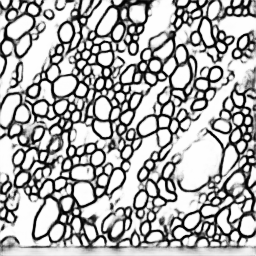
//> input picture 大津阈值法计数/Project1/1_predict.png, 256 x 256 px
$ ./main   (built with g++ and OpenCV 4)
//> lines starting //> are read from the running program, lines starting //| are printed output that depends on the picture; after the words box and inside, x2 and y2 are one past the last pixel; in counts of white or black regions, pixels touching at a corner belong together
#include "opencv2/opencv.hpp"
#include <iostream>
#include <vector>
#include <numeric>
#include <iterator>
#include <algorithm>
using namespace std;
using namespace cv;


//计数
int main(int argc, char* argv[])
{
	Mat srcImg = imread("1_predict.png");
//> srcImg is the input picture: 256 rows x 256 cols, CV_8UC3; min 0, max 254, mean 171.9
	namedWindow("src", WINDOW_NORMAL);
	imshow("src", srcImg);
	cvResizeWindow("src", 800, 800); //创建一个500*500大小的窗口
	Mat src_gray;
	cvtColor(srcImg, src_gray, CV_RGB2GRAY);//灰度转换
	Mat OTSUImg;
	threshold(src_gray, OTSUImg, 0, 255, THRESH_OTSU);   //OTSU法
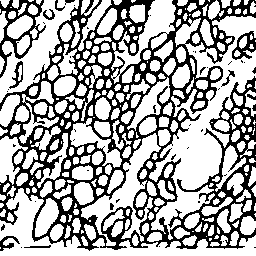
//> OTSUImg: 256 rows x 256 cols, CV_8UC1; 66.2% white; 48 black regions (35 under 20 px)
	// 连通区域计数
	vector<vector<Point>> contours;
	findContours(OTSUImg, contours, CV_RETR_EXTERNAL, CHAIN_APPROX_SIMPLE);
//> contours = 295 contours, 85 with area under 20; largest, box (x1, y1, x2, y2) and area: (149, 16, 256, 240) 7189, (0, 188, 256, 256) 3866, (0, 0, 79, 103) 2689, (81, 133, 161, 246) 2010, (111, 0, 176, 84) 1522

	vector<vector<Point> > contours_poly(contours.size()); //近似后的轮廓点集
//> contours_poly = 295 empty contours
	vector<Rect> boundRect(contours.size()); //包围点集的最小矩形vector
	vector<RotatedRect> box(contours.size()); //定义最小外接矩形集合
	vector<int> hull;   //定义凸包
	int k = 0;
	int a, b;
	Mat dst(srcImg.cols, srcImg.rows, CV_8UC(1), Scalar::all(0));
	for (size_t t = 0; t < contours.size(); t++) {
		approxPolyDP(Mat(contours[t]), contours_poly[t], 3, true);      //对多边形曲线做适当近似，contours_poly[i]是输出的近似点集
		convexHull(contours_poly[t], hull, true);     //计算凸包
		a = contours_poly[t].size();
		b = hull.size();
		//if (b/a > 0.7 &&a > 2)
		if (b / a > 0.7&&a > 0.5)
		{
			k += 1;
			drawContours(dst, contours, t, (255, 255, 255), -1, 8);
		}
		boundRect[t] = boundingRect(Mat(contours_poly[t]));         //计算并返回包围轮廓点集的最小矩形
		box[t] = minAreaRect(Mat(contours_poly[t]));  //计算每个轮廓最小外接矩形
	}
//> this loop made 295 passes
//> (hull, a, b) on passes 1 to 12: ([0], 1, 1), ([0, 1], 2, 2), ([0], 1, 1), ([0], 1, 1), ([0, 1, 2], 3, 3), ([0, 1, 2, 3], 4, 4), ([1, 0], 2, 2), ([0, 1, 2], 3, 3), ([0, 1, 2], 3, 3), ([0, 1, 2, 3], 4, 4), ([0, 1, 2, 3], 4, 4), ([0], 1, 1)
//> (a, b) on passes 61 to 66: (3, 3), (3, 3), (4, 4), (1, 1), (2, 2), (2, 2)
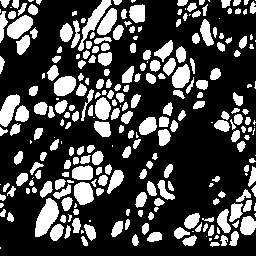
//> dst: 256 rows x 256 cols, CV_8UC1; 27.8% white; 269 white regions (53 under 20 px)
//> after the loop, contours_poly = 295 contours, 153 with area under 20; largest, box (x1, y1, x2, y2) and area: (149, 16, 256, 240) 7403, (0, 188, 256, 256) 3906, (0, 0, 79, 103) 2764, (81, 133, 161, 246) 2112, (111, 0, 175, 84) 1612; hull = [0, 1, 2]; k = 269; boundRect = 295 Rects (x, y, width, height), first 8: [0, 247, 1, 1], [210, 244, 10, 2], [211, 238, 1, 1], [206, 236, 1, 1], [82, 236, 6, 10], [221, 235, 7, 11], [214, 236, 5, 3], [182, 237, 15, 9]; box = 295 RotatedRects (x, y, width, height, angle), first 8: [0, 247, 0, 0, -90], [214.5, 244.5, 9.06, 0, -6.34], [211, 238, 0, 0, -90], [206, 236, 0, 0, -90], [83.18, 241.2, 3.01, 10.3, -29.05], [224.1, 240.3, 10.05, 5.27, -84.29], [216, 237, 4.47, 0, -26.57], [189.9, 242.2, 14.56, 6.59, -15.95]
	cout << "细胞总数" << k << endl;
//| 细胞总数269
	// [19 lines of commented-out code are left out]
	namedWindow("Contours", WINDOW_NORMAL);
	imshow("Contours", dst);
	cvResizeWindow("Contours", 800, 800); //创建一个500*500大小的窗口
	imwrite("Contours.jpg", dst);
	waitKey(0);
	return 0;
}

$ run again, with 大津阈值法计数/Project1/0_predict.png copied over 大津阈值法计数/Project1/1_predict.png
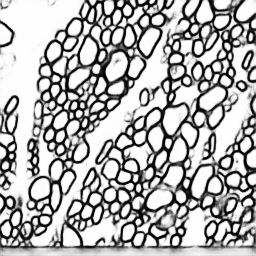
//> input picture 大津阈值法计数/Project1/0_predict.png, 256 x 256 px
//> srcImg is the input picture: 256 rows x 256 cols, CV_8UC3; min 0, max 254, mean 175.2
//> `threshold(src_gray, OTSUImg, 0, 255, THRESH_OTSU);`:
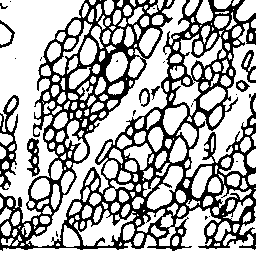
//> OTSUImg: 256 rows x 256 cols, CV_8UC1; 67.5% white; 23 black regions (14 under 20 px)
//> contours = 266 contours, 71 with area under 20; largest, box (x1, y1, x2, y2) and area: (0, 0, 85, 223) 7959, (26, 0, 190, 247) 4951, (0, 207, 256, 256) 2989, (186, 23, 256, 177) 2742, (172, 34, 226, 116) 1014
//> `vector<vector<Point> > contours_poly(contours.size());`: contours_poly = 266 empty contours
//> the loop `for (size_t t = 0; t < contours.size(); t++)` made 266 passes
//> (hull, a, b) on passes 1 to 8: ([0], 1, 1), ([0, 1], 2, 2), ([0, 1], 2, 2), ([0, 1], 2, 2), ([1, 0], 2, 2), ([0, 1, 2, 4], 5, 4), ([0, 1, 2], 3, 3), ([0, 1, 2], 3, 3)
//> after the loop `for (size_t t = 0; t < contours.size(); t++)`:
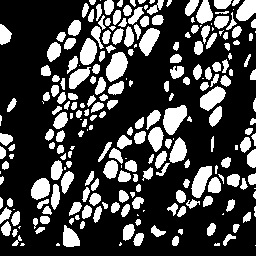
//> dst: 256 rows x 256 cols, CV_8UC1; 27.6% white; 243 white regions (43 under 20 px)
//> after the loop `for (size_t t = 0; t < contours.size(); t++)`: contours_poly = 266 contours, 117 with area under 20; largest, box (x1, y1, x2, y2) and area: (0, 0, 85, 223) 8034, (26, 0, 189, 247) 5147, (0, 207, 256, 256) 2950, (186, 23, 256, 177) 2822, (172, 34, 226, 116) 1091; hull = [0, 1, 25, 29, 30, 40]; k = 243; boundRect = 266 Rects (x, y, width, height), first 8: [255, 245, 1, 1], [214, 244, 6, 2], [56, 244, 4, 2], [20, 244, 5, 2], [119, 242, 2, 4], [1, 238, 13, 8], [173, 236, 6, 10], [12, 235, 10, 11]; box = 266 RotatedRects (x, y, width, height, angle), first 8: [255, 245, 0, 0, -90], [216.5, 244.5, 0, 5.1, -78.69], [57.5, 244.5, 0, 3.16, -71.57], [22, 244.5, 4.12, 0, -14.04], [119.5, 243.5, 3.16, 0, -71.57], [6.9, 241.6, 6.34, 11.68, -84.81], [176.5, 241.2, 9.85, 3.35, -66.04], [17.35, 241.3, 12.21, 4.51, -55.01]
//| 细胞总数243

$ run again, with 大津阈值法计数/Project1/2_predict.png copied over 大津阈值法计数/Project1/1_predict.png
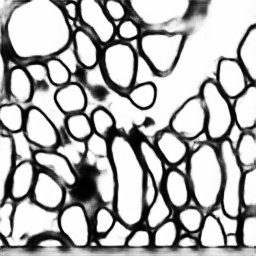
//> input picture 大津阈值法计数/Project1/2_predict.png, 256 x 256 px
//> srcImg is the input picture: 256 rows x 256 cols, CV_8UC3; min 0, max 254, mean 175.9
//> `threshold(src_gray, OTSUImg, 0, 255, THRESH_OTSU);`:
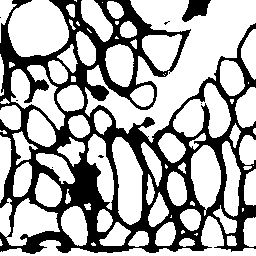
//> OTSUImg: 256 rows x 256 cols, CV_8UC1; 66.6% white; 8 black regions (6 under 20 px)
//> contours = 85 contours, 25 with area under 20; largest, box (x1, y1, x2, y2) and area: (85, 0, 256, 143) 8636, (8, 0, 69, 57) 2654, (0, 216, 256, 256) 1816, (112, 137, 143, 225) 1780, (173, 83, 231, 138) 1688
//> `vector<vector<Point> > contours_poly(contours.size());`: contours_poly = 85 empty contours
//> the loop `for (size_t t = 0; t < contours.size(); t++)` made 85 passes
//> (hull, a, b) on passes 1 to 8: ([0, 1], 2, 2), ([0, 1], 2, 2), ([0, 1, 2, 3], 4, 4), ([0, 1, 2, 3], 4, 4), ([1, 0], 2, 2), ([0, 1, 2, 3], 4, 4), ([1, 0], 2, 2), ([0, 1, 2, 3, 4], 5, 5)
//> after the loop `for (size_t t = 0; t < contours.size(); t++)`:
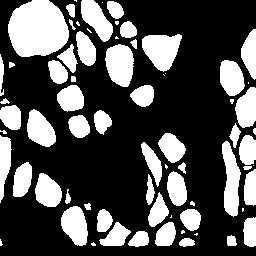
//> dst: 256 rows x 256 cols, CV_8UC1; 32.1% white; 71 white regions (21 under 20 px)
//> after the loop `for (size_t t = 0; t < contours.size(); t++)`: contours_poly = 85 contours, 27 with area under 20; largest, box (x1, y1, x2, y2) and area: (85, 0, 256, 143) 8796, (8, 0, 69, 56) 2552, (0, 216, 256, 256) 1773, (112, 137, 143, 225) 1727, (173, 83, 231, 138) 1578; hull = [0, 1, 2, 5]; k = 71; boundRect = 85 Rects (x, y, width, height), first 8: [91, 243, 5, 3], [0, 239, 2, 7], [179, 238, 16, 9], [227, 236, 9, 10], [194, 233, 4, 2], [128, 232, 20, 13], [181, 231, 4, 3], [157, 222, 19, 24]; box = 85 RotatedRects (x, y, width, height, angle), first 8: [93, 244, 0, 4.47, -63.43], [0.5, 242, 0, 6.08, -9.46], [186.3, 241.9, 14.4, 6.8, -10.3], [231, 240.5, 9, 8, -90], [195.5, 233.5, 3.16, 0, -18.43], [137.5, 238, 12, 19, -90], [182.5, 232, 3.61, 0, -33.69], [165.6, 233.4, 18.74, 21.87, -4.09]
//| 细胞总数71

$ run again, with 大津阈值法计数/Project1/3_predict.png copied over 大津阈值法计数/Project1/1_predict.png
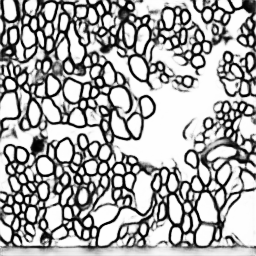
//> input picture 大津阈值法计数/Project1/3_predict.png, 256 x 256 px
//> srcImg is the input picture: 256 rows x 256 cols, CV_8UC3; min 0, max 254, mean 169.4
//> `threshold(src_gray, OTSUImg, 0, 255, THRESH_OTSU);`:
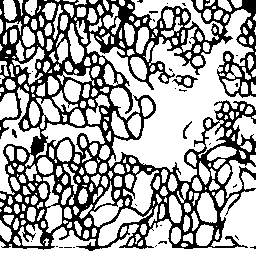
//> OTSUImg: 256 rows x 256 cols, CV_8UC1; 65.1% white; 31 black regions (27 under 20 px)
//> contours = 316 contours, 99 with area under 20; largest, box (x1, y1, x2, y2) and area: (86, 9, 256, 182) 9813, (0, 189, 256, 256) 4444, (0, 87, 41, 195) 1094, (131, 0, 223, 41) 1018, (36, 123, 105, 158) 782
//> `vector<vector<Point> > contours_poly(contours.size());`: contours_poly = 316 empty contours
//> the loop `for (size_t t = 0; t < contours.size(); t++)` made 316 passes
//> (hull, a, b) on passes 1 to 8: ([0, 1], 2, 2), ([1, 0], 2, 2), ([1, 0], 2, 2), ([1, 0], 2, 2), ([0, 1, 2], 3, 3), ([1, 0], 2, 2), ([0, 1, 2, 3], 4, 4), ([1, 0], 2, 2)
//> after the loop `for (size_t t = 0; t < contours.size(); t++)`:
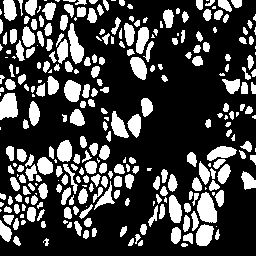
//> dst: 256 rows x 256 cols, CV_8UC1; 27.1% white; 288 white regions (59 under 20 px)
//> after the loop `for (size_t t = 0; t < contours.size(); t++)`: contours_poly = 316 contours, 175 with area under 20; largest, box (x1, y1, x2, y2) and area: (87, 9, 256, 182) 10136, (0, 189, 256, 256) 4484, (0, 87, 41, 195) 1130, (131, 0, 222, 41) 1040, (36, 123, 105, 158) 854; hull = [0, 1, 2, 3]; k = 288; boundRect = 316 Rects (x, y, width, height), first 8: [181, 244, 7, 2], [138, 240, 5, 6], [128, 238, 6, 8], [45, 238, 2, 8], [13, 236, 7, 10], [135, 234, 4, 10], [183, 233, 10, 11], [85, 230, 3, 9]; box = 316 RotatedRects (x, y, width, height, angle), first 8: [184, 244.5, 0, 6.08, -80.54], [140, 242.5, 6.4, 0, -51.34], [130.5, 241.5, 8.6, 0, -54.46], [45.5, 241.5, 7.07, 0, -81.87], [15.24, 241.3, 3.86, 9.85, -23.96], [136.5, 238.5, 9.49, 0, -71.57], [187.2, 238.4, 8.66, 10.05, -5.71], [86, 234, 8.25, 0, -75.96]
//| 细胞总数288
